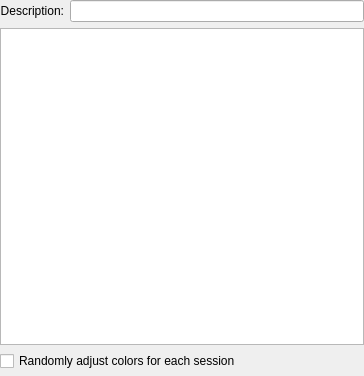
<?xml version="1.0" encoding="UTF-8"?>
<ui version="4.0">
 <class>ColorSchemeEditor</class>
 <widget class="QWidget" name="ColorSchemeEditor">
  <property name="geometry">
   <rect>
    <x>0</x>
    <y>0</y>
    <width>364</width>
    <height>376</height>
   </rect>
  </property>
  <layout class="QVBoxLayout">
   <property name="leftMargin">
    <number>0</number>
   </property>
   <property name="topMargin">
    <number>0</number>
   </property>
   <property name="rightMargin">
    <number>0</number>
   </property>
   <property name="bottomMargin">
    <number>0</number>
   </property>
   <item>
    <layout class="QHBoxLayout">
     <item>
      <widget class="QLabel" name="discriptionLabel">
       <property name="text">
        <string>Description:</string>
       </property>
       <property name="alignment">
        <set>Qt::AlignRight|Qt::AlignTrailing|Qt::AlignVCenter</set>
       </property>
      </widget>
     </item>
     <item>
      <widget class="QLineEdit" name="descriptionEdit"/>
     </item>
    </layout>
   </item>
   <item>
    <widget class="QTableWidget" name="colorTable"/>
   </item>
   <item>
    <widget class="QCheckBox" name="randomizedBackgroundCheck">
     <property name="toolTip">
      <string>Hue and saturation values of default foreground and background colors are randomized by default. Some color schemes might use different randomization settings.
To see any effect, set colors with saturation value greater than 0.</string>
     </property>
     <property name="text">
      <string>Randomly adjust colors for each session</string>
     </property>
    </widget>
   </item>
   <item>
    <spacer>
     <property name="orientation">
      <enum>Qt::Vertical</enum>
     </property>
     <property name="sizeType">
      <enum>QSizePolicy::Fixed</enum>
     </property>
     <property name="sizeHint" stdset="0">
      <size>
       <width>364</width>
       <height>5</height>
      </size>
     </property>
    </spacer>
   </item>
  </layout>
 </widget>
 <resources/>
 <connections/>
</ui>
